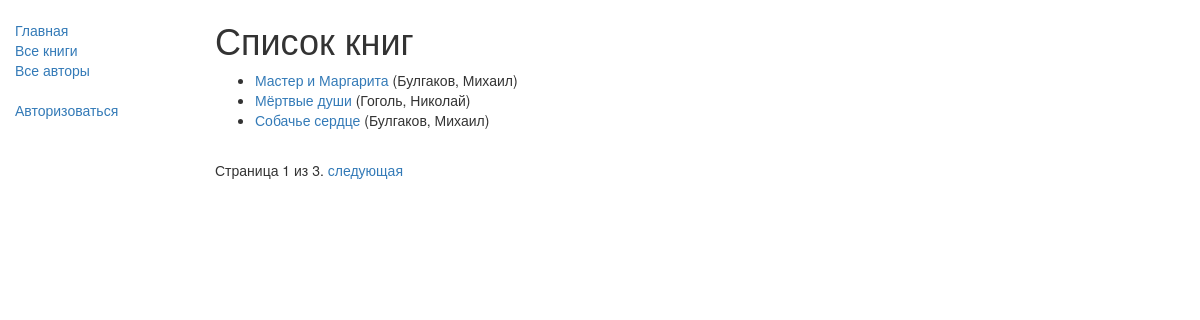
/catalog/books/, run on the app's committed database.
### catalog/models.py (models this page shows, shortened)
class Book(models.Model):
    title = models.CharField(max_length=200, verbose_name='заголовок')
    author = models.ForeignKey('Author', on_delete=models.SET_NULL, null=True, verbose_name='автор')
    """
    Предупреждение: по умолчанию on_delete=models.CASCADE, что означает, что если автор будет удален,
    эта книга тоже будет удалена! Мы используем set_null здесь, но мы также могли бы использовать
    PROTECT или RESTRICT, чтобы предотвратить удаление автора, в то время как любая книга использует ее
    """
    summary = models.TextField(max_length=1000,
                               help_text='Введите краткое описание книги',
                               verbose_name='краткое изложение')
    isbn = models.CharField('ISBN', max_length=13, unique=True,
                            help_text='13 символов <a href="https://www.isbn-international.org/content/what-isbn'
                                      '">ISBN number</a>')
    genre = models.ManyToManyField(Genre, help_text='Выберите жанр для этой книги', verbose_name='жанр')
    language = models.ForeignKey('Language', on_delete=models.SET_NULL, null=True, verbose_name='язык')
    def get_absolute_url(self):
        return reverse('book-detail', args=[str(self.id)])
    def display_genre(self):
        """Создает строку для жанра. Это необходимо для отображения жанра в Admin."""
        return ', '.join(genre.name for genre in self.genre.all()[:3])
    display_genre.short_description = 'жанр'
    class Meta:
        verbose_name = 'книга'
        verbose_name_plural = 'книги'

class Author(models.Model):
    first_name = models.CharField(max_length=100, verbose_name='имя')
    last_name = models.CharField(max_length=100, verbose_name='фамилия')
    date_of_birth = models.DateField(null=True, blank=True, verbose_name='дата рождения')
    date_of_death = models.DateField('дата смерти', null=True, blank=True)
    class Meta:
        ordering = ['last_name', 'first_name']
        verbose_name = 'автор'
        verbose_name_plural = 'авторы'
    def __str__(self):
        return '{0}, {1}'.format(self.last_name, self.first_name)

### catalog/views.py (the view)
# urls.py: path('books/', views.BookListView.as_view(), name='books'),   # Список всех книг
class BookListView(generic.ListView):
    model = Book
    context_object_name = 'book_list'
    template_name = 'catalog/book_list.html'
    paginate_by = 3
    def get_queryset(self):
        return Book.objects.all()
    def get_context_data(self, *, object_list=None, **kwargs):
        context = super(BookListView, self).get_context_data(**kwargs)
        context['some_data'] = 'Это просто некоторые данные'
        return context

### catalog/templates/catalog/book_list.html
{% extends "base_generic.html" %}
{% block content %}
    <h1>Список книг</h1>
    {% if book_list %}
    <ul>
        {% for book in book_list %}
            <li>
                <a href="{{ book.get_absolute_url }}">{{ book.title }}</a>
                ({{ book.author }})
            </li>
        {% endfor %}
    </ul>
    {% else %}
        <p>В библиотеке нет книг</p>
    {% endif %}
{% endblock %}

### data on the page
Book: title "Мастер и Маргарита", author "Булгаков, Михаил"
Book: title "Мёртвые души", author "Гоголь, Николай"
Book: title "Собачье сердце", author "Булгаков, Михаил"

### other printed values
{{ page_obj.number }} "1"
{{ page_obj.paginator.num_pages }} "3"
